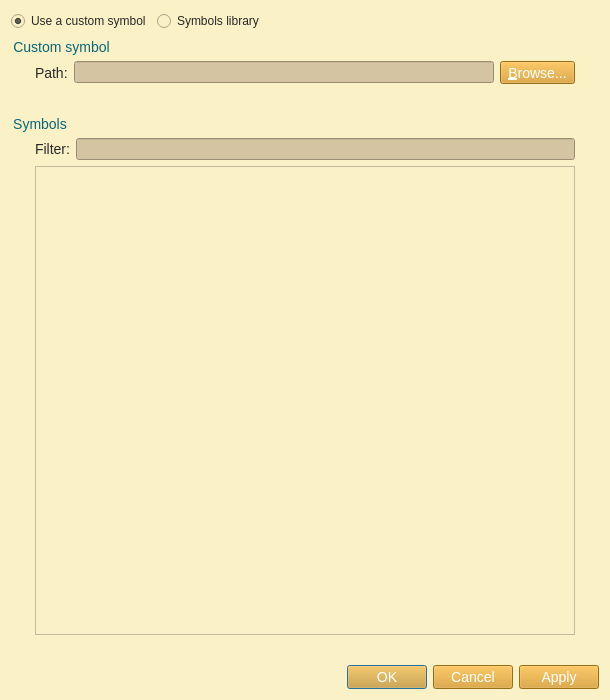
<?xml version="1.0" encoding="UTF-8"?>
<ui version="4.0">
 <class>SymbolSelectionDialog</class>
 <widget class="QDialog" name="SymbolSelectionDialog">
  <property name="geometry">
   <rect>
    <x>0</x>
    <y>0</y>
    <width>610</width>
    <height>700</height>
   </rect>
  </property>
  <property name="windowTitle">
   <string>Symbol selection</string>
  </property>
  <property name="styleSheet">
   <string notr="true">QWidget{
	background-color: #fbf1c7;
}
QMenuBar::item{
	background-color: #fbf1c7;
}
QDockWidget::title{
	background: #d5c4a1;
	padding-left: 5px;
}
QDockWidget, QMenuBar{
    color: #282828;
    font: bold 14px;
}
QTextEdit, QPlainTextEdit, QLineEdit, QSpinBox, QComboBox {
  background-color: #d5c4a1;
  color: #282828;
}
QTextEdit#uiConsoleTextEdit {
  background-color: #fbf1c7;
  color: #282828;
  font: 13px;
}
QTabWidget {
	font: 14px;
	border-top: 2px;
}
QTabBar::tab {
    background: #d5c4a1;
    color: #282828;
    min-width: 8ex;
    padding: 2px;
	border-top-right-radius: 6px;
	border-top-left-radius: 6px;
}
QTabBar::tab:selected {
    background: #458588;
	color: #FFFFFF;
}
QGroupBox {
    color: #076678;
    font: 14px;
    padding: 15px;
    border-style: none;
}
QMainWindow::separator {
	background: #d5c4a1;
	width: 1px;
	height: 1px;
}
QComboBox {
	selection-background-color: #458588;
	selection-color: #FFFFFF;
}

QToolBar{
	background: #d5c4a1;
	border: 0px;
}
QPushButton {
	background-color: #d79921;
    color: #FFFFFF;
	font: 14px;
}
QToolButton {
	background-color: #d79921;
    color: #FFFFFF;
	font: 14px;
}
QTreeWidget, QListWidget {
	background-color: #fbf1c7;
	color: #282828;
    alternate-background-color: #d5c4a1; 
	font: 14px;
}
QTreeWidget#uiTreeWidget {
	background-color: #d5c4a1;
	color: #282828;
	font: bold 16px;
}
QTreeWidget::item:selected, QTreeWidget::item:hover, QMenu::item:selected,QToolButton::hover,QPushButton::hover,QTabBar::tab:hover {
	background-color: #458588;
	color: #FFFFFF;
}
QMenu {
	background-color: #fbf1c7;
    color: #282828;
}
QLabel {
	color: #282828;
	font: 14px;
}
QLabel#uiTitleLabel {
	color: #282828;
	font: bold 16px;
}

QAbstractScrollArea::corner {
    background: #fbf1c7;
}
QScrollBar::handle:horizontal {
    background: #d5c4a1;
    min-width: 20px;
}
QScrollBar::handle:vertical {
    background: #d5c4a1;
    min-width: 20px;
}
QScrollBar:vertical {
    width: 6px;
}
QScrollBar:horizontal {
    height: 6px;
}
QScrollBar::up-arrow:vertical, QScrollBar::down-arrow:vertical, QScrollBar::down-arrow:horizontal, QScrollBar::up-arrow:horizontal { 
	border: 0px;
    height: 0px; 
    width: 0px; 
}
         
QScrollBar::add-page:horizontal, QScrollBar::sub-page:horizontal, QScrollBar::add-page:vertical, QScrollBar::sub-page:vertical {
  background: none
}
QStatusBar {
	background-color: #d5c4a1;
	color: #282828;
}

QRadioButton, QCheckBox {
  color: #282828;
}
QRadioButton::disabled, QCheckBox::disabled {
  color: gray;
}


</string>
  </property>
  <property name="modal">
   <bool>true</bool>
  </property>
  <layout class="QVBoxLayout" name="verticalLayout">
   <item>
    <layout class="QHBoxLayout" name="horizontalLayout_2">
     <item>
      <widget class="QRadioButton" name="uiCustomSymbolRadioButton">
       <property name="text">
        <string>Use a custom symbol</string>
       </property>
       <property name="checked">
        <bool>true</bool>
       </property>
      </widget>
     </item>
     <item>
      <widget class="QRadioButton" name="uiBuiltInSymbolRadioButton">
       <property name="text">
        <string>Symbols library</string>
       </property>
      </widget>
     </item>
     <item>
      <spacer name="horizontalSpacer_2">
       <property name="orientation">
        <enum>Qt::Horizontal</enum>
       </property>
       <property name="sizeHint" stdset="0">
        <size>
         <width>40</width>
         <height>20</height>
        </size>
       </property>
      </spacer>
     </item>
    </layout>
   </item>
   <item>
    <widget class="QGroupBox" name="uiCustomSymbolGroupBox">
     <property name="title">
      <string>Custom symbol</string>
     </property>
     <layout class="QGridLayout" name="gridLayout">
      <item row="0" column="2">
       <widget class="QToolButton" name="uiSymbolToolButton">
        <property name="text">
         <string>&amp;Browse...</string>
        </property>
        <property name="toolButtonStyle">
         <enum>Qt::ToolButtonTextOnly</enum>
        </property>
       </widget>
      </item>
      <item row="0" column="1">
       <widget class="QLineEdit" name="uiSymbolLineEdit"/>
      </item>
      <item row="0" column="0">
       <widget class="QLabel" name="uiSymbolLabel">
        <property name="text">
         <string>Path:</string>
        </property>
       </widget>
      </item>
     </layout>
    </widget>
   </item>
   <item>
    <widget class="QGroupBox" name="uiBuiltInGroupBox">
     <property name="styleSheet">
      <string notr="true">QWidget{
	background-color: #fbf1c7;
}
QMenuBar::item{
	background-color: #fbf1c7;
}
QDockWidget::title{
	background: #d5c4a1;
	padding-left: 5px;
}
QDockWidget, QMenuBar{
    color: #282828;
    font: bold 14px;
}
QTextEdit, QPlainTextEdit, QLineEdit, QSpinBox, QComboBox {
  background-color: #d5c4a1;
  color: #282828;
}
QTextEdit#uiConsoleTextEdit {
  background-color: #fbf1c7;
  color: #282828;
  font: 13px;
}
QTabWidget {
	font: 14px;
	border-top: 2px;
}
QTabBar::tab {
    background: #d5c4a1;
    color: #282828;
    min-width: 8ex;
    padding: 2px;
	border-top-right-radius: 6px;
	border-top-left-radius: 6px;
}
QTabBar::tab:selected {
    background: #458588;
	color: #FFFFFF;
}
QGroupBox {
    color: #076678;
    font: 14px;
    padding: 15px;
    border-style: none;
}
QMainWindow::separator {
	background: #d5c4a1;
	width: 1px;
	height: 1px;
}
QComboBox {
	selection-background-color: #458588;
	selection-color: #FFFFFF;
}

QToolBar{
	background: #d5c4a1;
	border: 0px;
}
QPushButton {
	background-color: #d79921;
    color: #FFFFFF;
	font: 14px;
}
QToolButton {
	background-color: #d79921;
    color: #FFFFFF;
	font: 14px;
}
QTreeWidget, QListWidget {
	background-color: #fbf1c7;
	color: #282828;
    alternate-background-color: #d5c4a1; 
	font: 14px;
}
QTreeWidget#uiTreeWidget {
	background-color: #d5c4a1;
	color: #282828;
	font: bold 16px;
}
QTreeWidget::item:selected, QTreeWidget::item:hover, QMenu::item:selected,QToolButton::hover,QPushButton::hover,QTabBar::tab:hover {
	background-color: #458588;
	color: #FFFFFF;
}
QMenu {
	background-color: #fbf1c7;
    color: #282828;
}
QLabel {
	color: #282828;
	font: 14px;
}
QLabel#uiTitleLabel {
	color: #282828;
	font: bold 16px;
}

QAbstractScrollArea::corner {
    background: #fbf1c7;
}
QScrollBar::handle:horizontal {
    background: #d5c4a1;
    min-width: 20px;
}
QScrollBar::handle:vertical {
    background: #d5c4a1;
    min-width: 20px;
}
QScrollBar:vertical {
    width: 6px;
}
QScrollBar:horizontal {
    height: 6px;
}
QScrollBar::up-arrow:vertical, QScrollBar::down-arrow:vertical, QScrollBar::down-arrow:horizontal, QScrollBar::up-arrow:horizontal { 
	border: 0px;
    height: 0px; 
    width: 0px; 
}
         
QScrollBar::add-page:horizontal, QScrollBar::sub-page:horizontal, QScrollBar::add-page:vertical, QScrollBar::sub-page:vertical {
  background: none
}
QStatusBar {
	background-color: #d5c4a1;
	color: #282828;
}

QRadioButton, QCheckBox {
  color: #282828;
}
QRadioButton::disabled, QCheckBox::disabled {
  color: gray;
}


</string>
     </property>
     <property name="title">
      <string>Symbols</string>
     </property>
     <layout class="QGridLayout" name="gridLayout_2">
      <item row="1" column="0" colspan="2">
       <widget class="QTreeWidget" name="uiSymbolTreeWidget">
        <property name="minimumSize">
         <size>
          <width>0</width>
          <height>300</height>
         </size>
        </property>
        <property name="indentation">
         <number>10</number>
        </property>
        <attribute name="headerVisible">
         <bool>false</bool>
        </attribute>
        <column>
         <property name="text">
          <string notr="true">1</string>
         </property>
        </column>
       </widget>
      </item>
      <item row="0" column="1">
       <widget class="QLineEdit" name="uiSearchLineEdit"/>
      </item>
      <item row="0" column="0">
       <widget class="QLabel" name="uiSearchLabel">
        <property name="text">
         <string>Filter:</string>
        </property>
       </widget>
      </item>
     </layout>
    </widget>
   </item>
   <item>
    <layout class="QHBoxLayout" name="horizontalLayout">
     <item>
      <spacer name="horizontalSpacer">
       <property name="orientation">
        <enum>Qt::Horizontal</enum>
       </property>
       <property name="sizeHint" stdset="0">
        <size>
         <width>40</width>
         <height>20</height>
        </size>
       </property>
      </spacer>
     </item>
     <item>
      <widget class="QDialogButtonBox" name="uiButtonBox">
       <property name="orientation">
        <enum>Qt::Horizontal</enum>
       </property>
       <property name="standardButtons">
        <set>QDialogButtonBox::Apply|QDialogButtonBox::Cancel|QDialogButtonBox::Ok</set>
       </property>
      </widget>
     </item>
    </layout>
   </item>
  </layout>
  <zorder>uiBuiltInGroupBox</zorder>
  <zorder>uiCustomSymbolGroupBox</zorder>
 </widget>
 <resources>
  <include location="../../resources/resources.qrc"/>
 </resources>
 <connections>
  <connection>
   <sender>uiButtonBox</sender>
   <signal>accepted()</signal>
   <receiver>SymbolSelectionDialog</receiver>
   <slot>accept()</slot>
   <hints>
    <hint type="sourcelabel">
     <x>248</x>
     <y>254</y>
    </hint>
    <hint type="destinationlabel">
     <x>157</x>
     <y>274</y>
    </hint>
   </hints>
  </connection>
  <connection>
   <sender>uiButtonBox</sender>
   <signal>rejected()</signal>
   <receiver>SymbolSelectionDialog</receiver>
   <slot>reject()</slot>
   <hints>
    <hint type="sourcelabel">
     <x>316</x>
     <y>260</y>
    </hint>
    <hint type="destinationlabel">
     <x>286</x>
     <y>274</y>
    </hint>
   </hints>
  </connection>
 </connections>
</ui>
